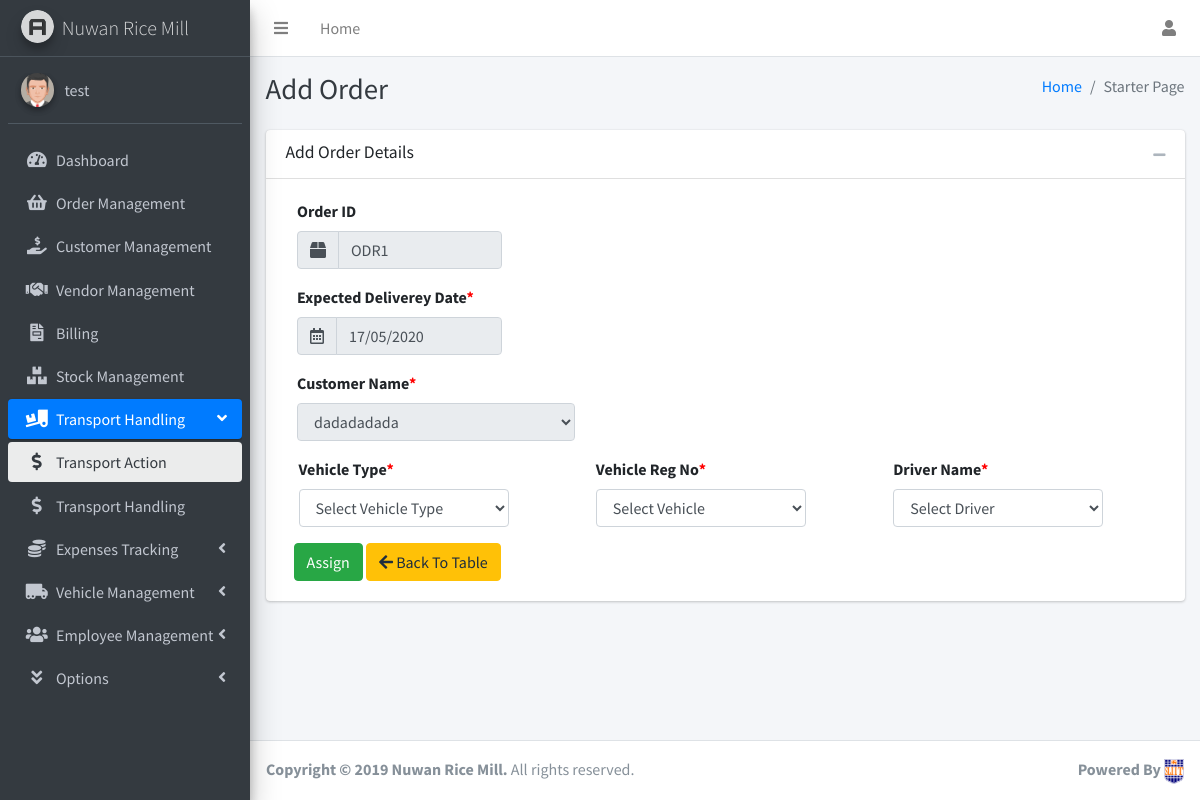
/Transport/TransportAction.php?oid=12 (signed in), run on the app's committed database.
### tables this page shows
CREATE TABLE `orderm` (
  `OrderM_ID` int(11) NOT NULL,
  `Order_ID` varchar(50) NOT NULL,
  `customerID` int(11) NOT NULL,
  `Order_Date` varchar(50) NOT NULL,
  `Order_D_Date` varchar(50) NOT NULL,
  `D_Status` varchar(10) NOT NULL,
  `t_status` varchar(2) NOT NULL DEFAULT '0',
  `t_d_status` int(2) NOT NULL DEFAULT '0'
);

CREATE TABLE `customer` (
  `customerID` int(11) NOT NULL,
  `CusID` varchar(50) NOT NULL,
  `cName` varchar(100) NOT NULL,
  `cMNumber` varchar(10) NOT NULL,
  `cLNumber` varchar(10) DEFAULT NULL,
  `cEmail` varchar(150) DEFAULT NULL,
  `cAddress` varchar(250) NOT NULL,
  `cCity` varchar(50) NOT NULL,
  `cDistrict` varchar(50) NOT NULL
);

### Transport/TransportAction.php (the view, shortened to what the rows shown need)
<?php
include '../inc/dbconnect.php';
if (isset($_GET['oid'])) {
    $ID = mysqli_real_escape_string($con, $_GET['oid']);
    $sql = "SELECT o.Order_ID,o.customerID,o.Order_D_Date,c.cName FROM orderm o,customer c WHERE o.customerID = c.customerID AND OrderM_ID='$ID'";
    $result = mysqli_query($con, $sql);
    if ($result) {
        if (mysqli_num_rows($result) == 1) {
            $row = mysqli_fetch_assoc($result);
            $orderID = $row['Order_ID'];
            $ddate = $row['Order_D_Date'];
            $cusID = $row['customerID'];
            $cusName = $row['cName'];
        } else {
            header("Location: TransportActionTable.php?error=notfound");
            exit();
        }
    } else {
        header("Location: TransportActionTable.php?error=SQLError");
        exit();
    }
}
?>
<!DOCTYPE html>
<html lang="en">
<head>
    <link rel="stylesheet" href="../dist/css/customCSS.css">
    <link rel="stylesheet" href="../plugins/overlayScrollbars/css/OverlayScrollbars.min.css">
    <link rel="stylesheet" href="../plugins/icheck-bootstrap/icheck-bootstrap.min.css">
    <link rel="stylesheet" href="../plugins/fontawesome-free/css/all.min.css">
    <link rel="stylesheet" href="../dist/css/adminlte.min.css">
    <link rel="stylesheet" href="../plugins/datatables-bs4/css/dataTables.bootstrap4.css">
    <link rel="stylesheet" href="../form-validator/theme-default.min.css">
    <link rel="stylesheet" href="../sweetalert/sweetalert2.min.css">
    <link rel="stylesheet" href="../date-picker/bootstrap-datepicker.css">
</head>
<body class="hold-transition sidebar-mini layout-fixed layout-navbar-fixed layout-footer-fixed">
    <div class="wrapper">
        <div class="content-wrapper">
            <div class="content-header">
                <div class="container-fluid">
                    <div class="row mb-2">
                        <div class="col-sm-6">
                            <h1 class="m-0 text-dark">Add Order</h1>
                        </div>
                    </div>
                </div>
            </div>
            <div class="content">
                <div class="container-fluid">
                    <div class="row">
                        <div class="col-md-12">
                            <div class="card">
                                <div class="card-body">
                                    <form action="../inc/TransportAction.inc.php" method="POST">
                                        <div class="form-group col-md-3 ml-1">
                                            <div class="input-group">
                                                <div class="input-group-prepend">
                                                    <span class="input-group-text"><i class="fas fa-box"></i></span>
                                                </div>
                                                <?php
                                                if (isset($_GET['orderid'])) {
                                                    echo '<input type="text" class="form-control" name="orderid" value="' . $_GET['orderid'] . '" readonly>';
                                                } else {
                                                    echo '<input type="text" class="form-control" name="orderid" value="' . $orderID . '" readonly>';
                                                }
                                                ?>
                                            </div>
                                        </div>
                                        <div class="form-group col-md-3 ml-1">
                                            <div class="input-group">
                                                <div class="input-group-prepend">
                                                    <span class="input-group-text">
                                                    </span>
                                                </div>
                                                <?php
                                                if (isset($_GET['odate'])) {
                                                    echo '<input type="text" name="orderdate" class="form-control" value="' . $_GET['odate'] . '" readonly>';
                                                } else {
                                                    echo '<input type="text" name="orderdate" class="form-control" value="' . $ddate . '" readonly>';
                                                }
                                                ?>
                                            </div>
                                        </div>
                                        <div class="form-group col-md-4 ml-1">
                                            <label>Customer Name<span class="requiredIcon" style="color:red;">*</span></label>
                                            <select name="cusId" id="cusname" class="form-control" readonly>
                                                <?php
                                                if (isset($_GET['custid']) && isset($_GET['custname'])) {
                                                    echo '<option value="' . $_GET['custid'] . '">' . $_GET['custname'] . '</option>';
                                                } else {
                                                    echo '<option value="' . $cusID . '">' . $cusName . '</option>';
                                                }
                                                ?>
                                            </select>
                                        </div>
                                    </form>
                                </div>
                            </div>
                        </div>
                    </div>
                </div>
            </div>
        </div>
    </div>
</body>
</html>

### data on the page
orderm: orderid "ODR1", orderdate "17/05/2020", cusId "dadadadada"

### other printed values
$_SESSION['username'] "test"
